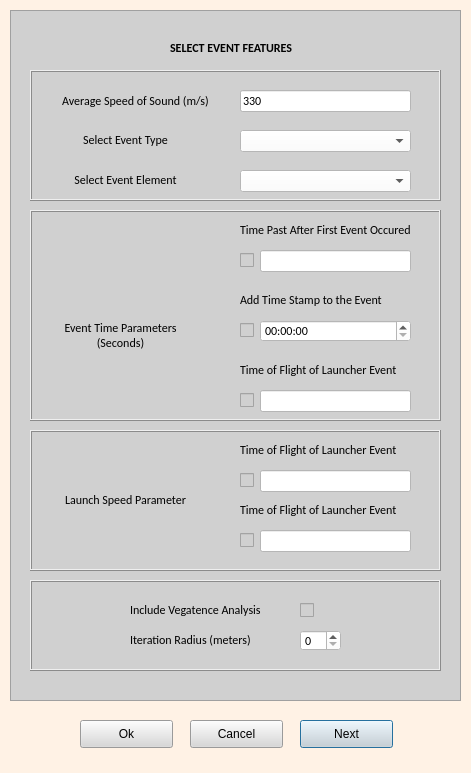
<?xml version="1.0" encoding="UTF-8"?>
<ui version="4.0">
 <class>Dialog</class>
 <widget class="QDialog" name="Dialog">
  <property name="geometry">
   <rect>
    <x>0</x>
    <y>0</y>
    <width>471</width>
    <height>773</height>
   </rect>
  </property>
  <property name="windowTitle">
   <string>Analyze Tool</string>
  </property>
  <property name="styleSheet">
   <string notr="true">background-color: rgb(255, 242, 229);</string>
  </property>
  <property name="sizeGripEnabled">
   <bool>false</bool>
  </property>
  <property name="modal">
   <bool>false</bool>
  </property>
  <widget class="QFrame" name="frame">
   <property name="geometry">
    <rect>
     <x>10</x>
     <y>10</y>
     <width>451</width>
     <height>691</height>
    </rect>
   </property>
   <property name="styleSheet">
    <string notr="true">background-color: rgb(255, 255, 255);
background-color: rgb(208, 208, 208);</string>
   </property>
   <property name="frameShape">
    <enum>QFrame::StyledPanel</enum>
   </property>
   <property name="frameShadow">
    <enum>QFrame::Sunken</enum>
   </property>
   <widget class="QFrame" name="frame_2">
    <property name="geometry">
     <rect>
      <x>20</x>
      <y>420</y>
      <width>411</width>
      <height>141</height>
     </rect>
    </property>
    <property name="frameShape">
     <enum>QFrame::Box</enum>
    </property>
    <property name="frameShadow">
     <enum>QFrame::Raised</enum>
    </property>
    <property name="lineWidth">
     <number>1</number>
    </property>
    <property name="midLineWidth">
     <number>0</number>
    </property>
    <widget class="QLabel" name="label_7">
     <property name="geometry">
      <rect>
       <x>10</x>
       <y>60</y>
       <width>171</width>
       <height>20</height>
      </rect>
     </property>
     <property name="font">
      <font>
       <family>Calibri</family>
       <pointsize>9</pointsize>
      </font>
     </property>
     <property name="text">
      <string>Launch Speed Parameter</string>
     </property>
     <property name="alignment">
      <set>Qt::AlignCenter</set>
     </property>
    </widget>
    <widget class="QCheckBox" name="checkBox_7">
     <property name="enabled">
      <bool>true</bool>
     </property>
     <property name="geometry">
      <rect>
       <x>210</x>
       <y>100</y>
       <width>81</width>
       <height>20</height>
      </rect>
     </property>
     <property name="font">
      <font>
       <family>Calibri</family>
       <pointsize>9</pointsize>
      </font>
     </property>
     <property name="acceptDrops">
      <bool>false</bool>
     </property>
     <property name="text">
      <string/>
     </property>
    </widget>
    <widget class="QLabel" name="label_10">
     <property name="geometry">
      <rect>
       <x>210</x>
       <y>10</y>
       <width>181</width>
       <height>20</height>
      </rect>
     </property>
     <property name="font">
      <font>
       <family>Calibri</family>
       <pointsize>9</pointsize>
      </font>
     </property>
     <property name="text">
      <string>Time of Flight of Launcher Event</string>
     </property>
    </widget>
    <widget class="QLabel" name="label_11">
     <property name="geometry">
      <rect>
       <x>210</x>
       <y>70</y>
       <width>181</width>
       <height>20</height>
      </rect>
     </property>
     <property name="font">
      <font>
       <family>Calibri</family>
       <pointsize>9</pointsize>
      </font>
     </property>
     <property name="text">
      <string>Time of Flight of Launcher Event</string>
     </property>
    </widget>
    <widget class="QCheckBox" name="checkBox_6">
     <property name="enabled">
      <bool>true</bool>
     </property>
     <property name="geometry">
      <rect>
       <x>210</x>
       <y>40</y>
       <width>81</width>
       <height>20</height>
      </rect>
     </property>
     <property name="font">
      <font>
       <family>Calibri</family>
       <pointsize>9</pointsize>
      </font>
     </property>
     <property name="acceptDrops">
      <bool>false</bool>
     </property>
     <property name="text">
      <string/>
     </property>
    </widget>
    <widget class="QLineEdit" name="lineEdit_7">
     <property name="geometry">
      <rect>
       <x>230</x>
       <y>100</y>
       <width>151</width>
       <height>22</height>
      </rect>
     </property>
     <property name="font">
      <font>
       <family>Calibri</family>
       <pointsize>9</pointsize>
      </font>
     </property>
     <property name="styleSheet">
      <string notr="true">background-color: rgb(255, 255, 255);</string>
     </property>
    </widget>
    <widget class="QLineEdit" name="lineEdit_6">
     <property name="geometry">
      <rect>
       <x>230</x>
       <y>40</y>
       <width>151</width>
       <height>22</height>
      </rect>
     </property>
     <property name="font">
      <font>
       <family>Calibri</family>
       <pointsize>9</pointsize>
      </font>
     </property>
     <property name="styleSheet">
      <string notr="true">background-color: rgb(255, 255, 255);</string>
     </property>
    </widget>
   </widget>
   <widget class="QFrame" name="frame_3">
    <property name="geometry">
     <rect>
      <x>20</x>
      <y>200</y>
      <width>411</width>
      <height>211</height>
     </rect>
    </property>
    <property name="frameShape">
     <enum>QFrame::Box</enum>
    </property>
    <property name="frameShadow">
     <enum>QFrame::Raised</enum>
    </property>
    <widget class="QCheckBox" name="checkBox">
     <property name="enabled">
      <bool>true</bool>
     </property>
     <property name="geometry">
      <rect>
       <x>210</x>
       <y>40</y>
       <width>81</width>
       <height>20</height>
      </rect>
     </property>
     <property name="font">
      <font>
       <family>Calibri</family>
       <pointsize>9</pointsize>
      </font>
     </property>
     <property name="acceptDrops">
      <bool>false</bool>
     </property>
     <property name="text">
      <string/>
     </property>
    </widget>
    <widget class="QLabel" name="label_6">
     <property name="geometry">
      <rect>
       <x>210</x>
       <y>10</y>
       <width>191</width>
       <height>20</height>
      </rect>
     </property>
     <property name="font">
      <font>
       <family>Calibri</family>
       <pointsize>9</pointsize>
      </font>
     </property>
     <property name="text">
      <string>Time Past After First Event Occured</string>
     </property>
    </widget>
    <widget class="QLineEdit" name="lineEdit_2">
     <property name="geometry">
      <rect>
       <x>230</x>
       <y>40</y>
       <width>151</width>
       <height>22</height>
      </rect>
     </property>
     <property name="font">
      <font>
       <family>Calibri</family>
       <pointsize>9</pointsize>
      </font>
     </property>
     <property name="styleSheet">
      <string notr="true">background-color: rgb(255, 255, 255);</string>
     </property>
    </widget>
    <widget class="QLabel" name="label_5">
     <property name="geometry">
      <rect>
       <x>210</x>
       <y>80</y>
       <width>171</width>
       <height>20</height>
      </rect>
     </property>
     <property name="font">
      <font>
       <family>Calibri</family>
       <pointsize>9</pointsize>
      </font>
     </property>
     <property name="text">
      <string>Add Time Stamp to the Event</string>
     </property>
    </widget>
    <widget class="QLabel" name="label_3">
     <property name="geometry">
      <rect>
       <x>20</x>
       <y>100</y>
       <width>141</width>
       <height>51</height>
      </rect>
     </property>
     <property name="font">
      <font>
       <family>Calibri</family>
       <pointsize>9</pointsize>
      </font>
     </property>
     <property name="text">
      <string>Event Time Parameters (Seconds)</string>
     </property>
     <property name="scaledContents">
      <bool>false</bool>
     </property>
     <property name="alignment">
      <set>Qt::AlignCenter</set>
     </property>
     <property name="wordWrap">
      <bool>true</bool>
     </property>
    </widget>
    <widget class="QLabel" name="label_9">
     <property name="geometry">
      <rect>
       <x>210</x>
       <y>150</y>
       <width>181</width>
       <height>20</height>
      </rect>
     </property>
     <property name="font">
      <font>
       <family>Calibri</family>
       <pointsize>9</pointsize>
      </font>
     </property>
     <property name="text">
      <string>Time of Flight of Launcher Event</string>
     </property>
    </widget>
    <widget class="QCheckBox" name="checkBox_2">
     <property name="geometry">
      <rect>
       <x>210</x>
       <y>110</y>
       <width>81</width>
       <height>20</height>
      </rect>
     </property>
     <property name="font">
      <font>
       <pointsize>9</pointsize>
      </font>
     </property>
     <property name="text">
      <string/>
     </property>
    </widget>
    <widget class="QCheckBox" name="checkBox_5">
     <property name="enabled">
      <bool>true</bool>
     </property>
     <property name="geometry">
      <rect>
       <x>210</x>
       <y>180</y>
       <width>81</width>
       <height>20</height>
      </rect>
     </property>
     <property name="font">
      <font>
       <family>Calibri</family>
       <pointsize>9</pointsize>
      </font>
     </property>
     <property name="acceptDrops">
      <bool>false</bool>
     </property>
     <property name="text">
      <string/>
     </property>
    </widget>
    <widget class="QTimeEdit" name="timeEdit">
     <property name="geometry">
      <rect>
       <x>230</x>
       <y>110</y>
       <width>151</width>
       <height>22</height>
      </rect>
     </property>
     <property name="font">
      <font>
       <family>Calibri</family>
       <pointsize>9</pointsize>
      </font>
     </property>
     <property name="styleSheet">
      <string notr="true">background-color: rgb(255, 255, 255);</string>
     </property>
     <property name="displayFormat">
      <string>hh:mm:ss</string>
     </property>
     <property name="calendarPopup">
      <bool>false</bool>
     </property>
     <property name="time">
      <time>
       <hour>0</hour>
       <minute>0</minute>
       <second>0</second>
      </time>
     </property>
    </widget>
    <widget class="QLineEdit" name="lineEdit_5">
     <property name="geometry">
      <rect>
       <x>230</x>
       <y>180</y>
       <width>151</width>
       <height>22</height>
      </rect>
     </property>
     <property name="font">
      <font>
       <family>Calibri</family>
       <pointsize>9</pointsize>
      </font>
     </property>
     <property name="styleSheet">
      <string notr="true">background-color: rgb(255, 255, 255);</string>
     </property>
    </widget>
   </widget>
   <widget class="QFrame" name="frame_4">
    <property name="geometry">
     <rect>
      <x>20</x>
      <y>60</y>
      <width>411</width>
      <height>131</height>
     </rect>
    </property>
    <property name="frameShape">
     <enum>QFrame::Box</enum>
    </property>
    <property name="frameShadow">
     <enum>QFrame::Raised</enum>
    </property>
    <widget class="QLabel" name="label_2">
     <property name="geometry">
      <rect>
       <x>40</x>
       <y>60</y>
       <width>111</width>
       <height>20</height>
      </rect>
     </property>
     <property name="font">
      <font>
       <family>Calibri</family>
       <pointsize>9</pointsize>
      </font>
     </property>
     <property name="text">
      <string>Select Event Type</string>
     </property>
     <property name="alignment">
      <set>Qt::AlignCenter</set>
     </property>
    </widget>
    <widget class="QLabel" name="label_4">
     <property name="geometry">
      <rect>
       <x>20</x>
       <y>100</y>
       <width>151</width>
       <height>20</height>
      </rect>
     </property>
     <property name="font">
      <font>
       <family>Calibri</family>
       <pointsize>9</pointsize>
      </font>
     </property>
     <property name="text">
      <string>Select Event Element</string>
     </property>
     <property name="alignment">
      <set>Qt::AlignCenter</set>
     </property>
    </widget>
    <widget class="QComboBox" name="comboBox">
     <property name="geometry">
      <rect>
       <x>210</x>
       <y>60</y>
       <width>171</width>
       <height>22</height>
      </rect>
     </property>
     <property name="font">
      <font>
       <family>Calibri</family>
       <pointsize>9</pointsize>
      </font>
     </property>
     <property name="styleSheet">
      <string notr="true">background-color: rgb(255, 255, 255);</string>
     </property>
    </widget>
    <widget class="QComboBox" name="comboBox_2">
     <property name="geometry">
      <rect>
       <x>210</x>
       <y>100</y>
       <width>171</width>
       <height>22</height>
      </rect>
     </property>
     <property name="font">
      <font>
       <family>Calibri</family>
       <pointsize>9</pointsize>
      </font>
     </property>
     <property name="styleSheet">
      <string notr="true">background-color: rgb(255, 255, 255);</string>
     </property>
    </widget>
    <widget class="QLabel" name="label">
     <property name="geometry">
      <rect>
       <x>10</x>
       <y>10</y>
       <width>191</width>
       <height>41</height>
      </rect>
     </property>
     <property name="font">
      <font>
       <family>Calibri</family>
       <pointsize>9</pointsize>
      </font>
     </property>
     <property name="contextMenuPolicy">
      <enum>Qt::PreventContextMenu</enum>
     </property>
     <property name="text">
      <string>Average Speed of Sound (m/s)</string>
     </property>
     <property name="alignment">
      <set>Qt::AlignCenter</set>
     </property>
    </widget>
    <widget class="QLineEdit" name="lineEdit">
     <property name="geometry">
      <rect>
       <x>210</x>
       <y>20</y>
       <width>171</width>
       <height>22</height>
      </rect>
     </property>
     <property name="font">
      <font>
       <family>Calibri</family>
       <pointsize>9</pointsize>
      </font>
     </property>
     <property name="contextMenuPolicy">
      <enum>Qt::NoContextMenu</enum>
     </property>
     <property name="styleSheet">
      <string notr="true">background-color: rgb(255, 255, 255);</string>
     </property>
     <property name="text">
      <string>330</string>
     </property>
    </widget>
   </widget>
   <widget class="QLabel" name="label_21">
    <property name="geometry">
     <rect>
      <x>160</x>
      <y>30</y>
      <width>231</width>
      <height>16</height>
     </rect>
    </property>
    <property name="font">
     <font>
      <family>Calibri</family>
      <pointsize>9</pointsize>
      <weight>75</weight>
      <bold>true</bold>
     </font>
    </property>
    <property name="text">
     <string>SELECT EVENT FEATURES</string>
    </property>
   </widget>
   <widget class="QFrame" name="frame_5">
    <property name="geometry">
     <rect>
      <x>20</x>
      <y>570</y>
      <width>411</width>
      <height>91</height>
     </rect>
    </property>
    <property name="frameShape">
     <enum>QFrame::Box</enum>
    </property>
    <property name="frameShadow">
     <enum>QFrame::Raised</enum>
    </property>
    <widget class="QLabel" name="label_22">
     <property name="geometry">
      <rect>
       <x>100</x>
       <y>20</y>
       <width>181</width>
       <height>20</height>
      </rect>
     </property>
     <property name="font">
      <font>
       <family>Calibri</family>
       <pointsize>9</pointsize>
      </font>
     </property>
     <property name="text">
      <string>Include Vegatence Analysis</string>
     </property>
    </widget>
    <widget class="QLabel" name="label_23">
     <property name="geometry">
      <rect>
       <x>100</x>
       <y>50</y>
       <width>151</width>
       <height>20</height>
      </rect>
     </property>
     <property name="font">
      <font>
       <family>Calibri</family>
       <pointsize>9</pointsize>
      </font>
     </property>
     <property name="text">
      <string>Iteration Radius (meters)</string>
     </property>
    </widget>
    <widget class="QSpinBox" name="spinBox">
     <property name="geometry">
      <rect>
       <x>270</x>
       <y>50</y>
       <width>41</width>
       <height>21</height>
      </rect>
     </property>
     <property name="font">
      <font>
       <family>Calibri</family>
       <pointsize>9</pointsize>
      </font>
     </property>
     <property name="styleSheet">
      <string notr="true">background-color: rgb(255, 255, 255);</string>
     </property>
    </widget>
    <widget class="QCheckBox" name="checkBox_11">
     <property name="geometry">
      <rect>
       <x>270</x>
       <y>20</y>
       <width>81</width>
       <height>20</height>
      </rect>
     </property>
     <property name="text">
      <string/>
     </property>
    </widget>
   </widget>
  </widget>
  <widget class="QPushButton" name="pushButton">
   <property name="geometry">
    <rect>
     <x>300</x>
     <y>720</y>
     <width>93</width>
     <height>28</height>
    </rect>
   </property>
   <property name="styleSheet">
    <string notr="true">background-color: rgb(216, 216, 216);</string>
   </property>
   <property name="text">
    <string>Next</string>
   </property>
  </widget>
  <widget class="QPushButton" name="pushButton_2">
   <property name="geometry">
    <rect>
     <x>190</x>
     <y>720</y>
     <width>93</width>
     <height>28</height>
    </rect>
   </property>
   <property name="styleSheet">
    <string notr="true">background-color: rgb(216, 216, 216);</string>
   </property>
   <property name="text">
    <string>Cancel</string>
   </property>
  </widget>
  <widget class="QPushButton" name="pushButton_3">
   <property name="geometry">
    <rect>
     <x>80</x>
     <y>720</y>
     <width>93</width>
     <height>28</height>
    </rect>
   </property>
   <property name="styleSheet">
    <string notr="true">background-color: rgb(216, 216, 216);</string>
   </property>
   <property name="text">
    <string>Ok</string>
   </property>
  </widget>
 </widget>
 <resources/>
 <connections/>
</ui>
